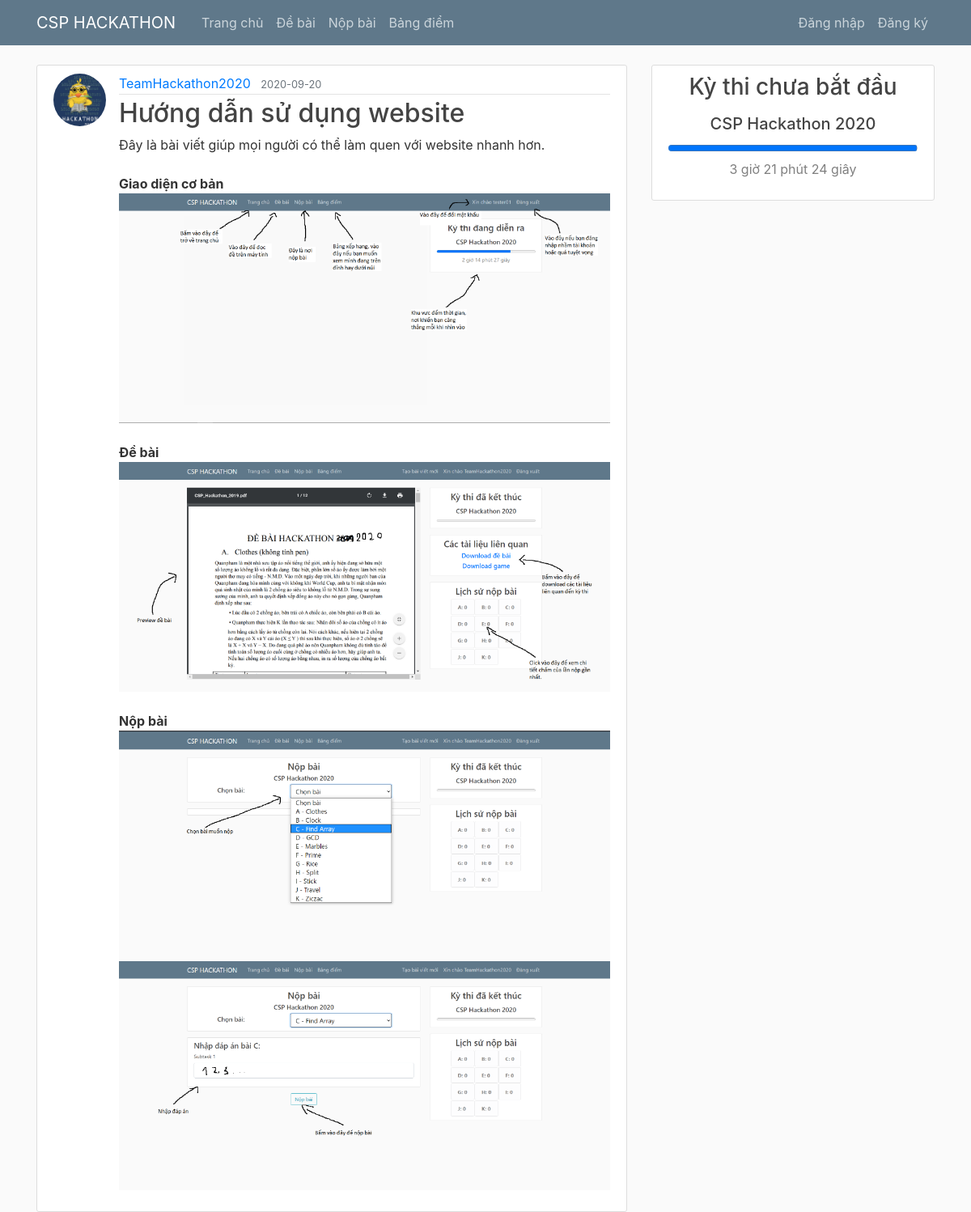
The page /post/2 on the database as committed earlier.
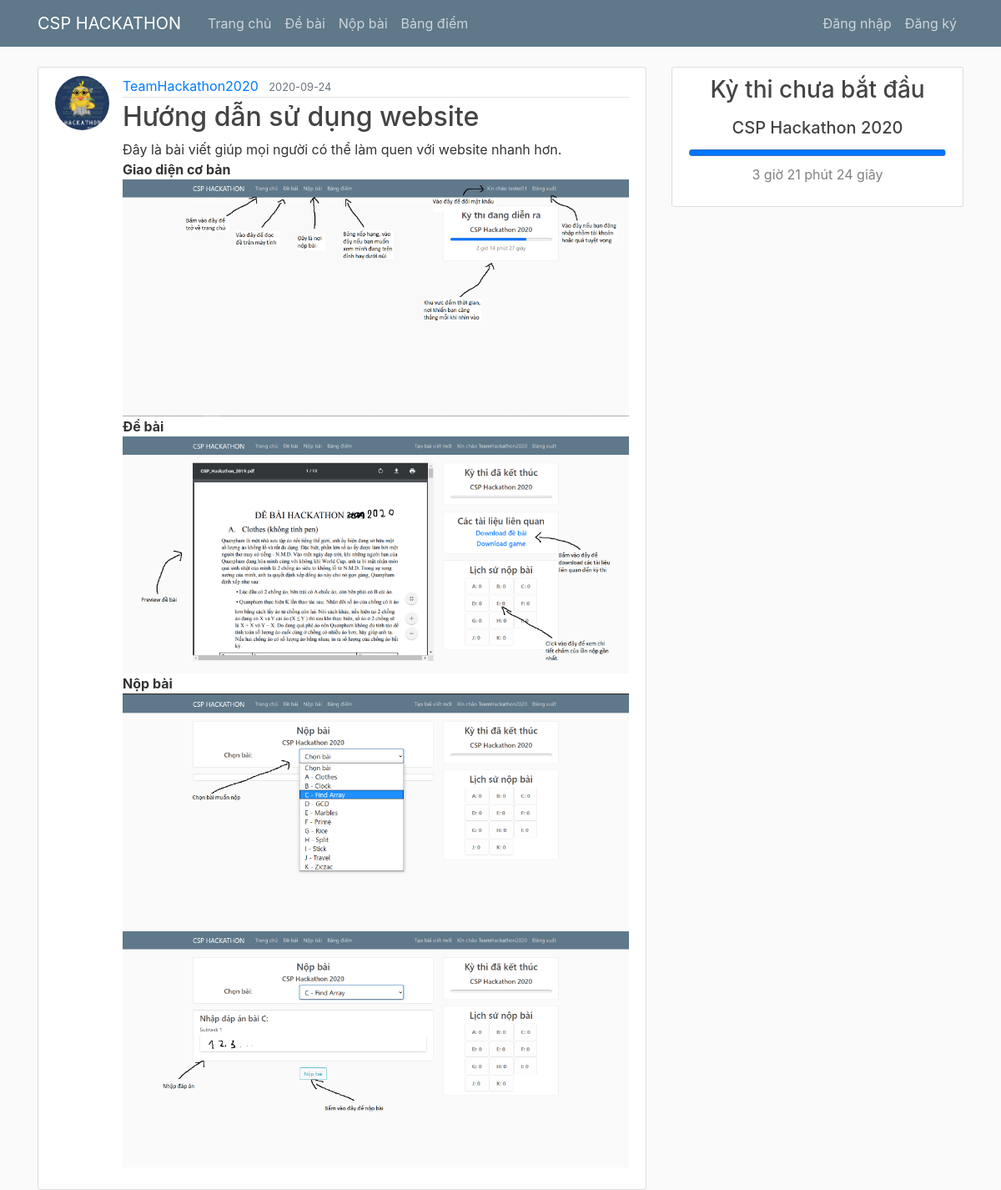
The same page on the database as committed later.
### Hackathon/models.py (models this page shows, shortened)
class User(db.Model, UserMixin):
    id = db.Column(db.Integer, primary_key=True)
    username = db.Column(db.String(20), unique=True, nullable=False)
    image_file = db.Column(db.String(20), nullable=False, default='default.jpg')
    password = db.Column(db.String(60), nullable=False)
    repass = db.Column(db.Boolean, nullable=False, default=False)
    posts = db.relationship('Post', backref='author', lazy=True)
    submissions = db.relationship('Submission', backref='author', lazy=True)
    frozen_submissions = db.relationship('SubmissionFrozen', backref='author', lazy=True)

class Post(db.Model):
    id = db.Column(db.Integer, primary_key=True)
    title = db.Column(db.String(100), nullable=False)
    date_posted = db.Column(db.DateTime, nullable=False, default=datetime.utcnow)
    content = db.Column(db.Text, nullable=False)
    user_id = db.Column(db.Integer, db.ForeignKey('user.id'), nullable=False)

### Hackathon/routes.py (the view)
@app.route("/post/<int:post_id>")
def post(post_id):
    post = Post.query.get_or_404(post_id)
    return render_template('post.html', title=post.title, post=post)

### Hackathon/routes.py (called while the page is built)
def contestData_timestart():
    token = list(map(int, contestData['timestart'].split('_')))
    dt = datetime(token[0], token[1], token[2], token[3], token[4], token[5])
    return int(mktime(dt.timetuple()))

@app.context_processor
def inject_contest_data():
    time_left = max(0, contestData_timestart() + contestData['duration'] * 60 - int(time()))
    unix_time = time_left
    if time_left > duration:
        time_left -= duration
        hour = time_left // 3600
        time_left %= 3600
        minute = time_left // 60
        time_left %= 60
        second = time_left
    else:
        hour = time_left // 3600
        time_left %= 3600
        minute = time_left // 60
        time_left %= 60
        second = time_left
    return dict(time_left=unix_time, hour=hour, minute=minute, second=second, nProblems=nProblems, duration=duration)

### Hackathon/templates/post.html (shortened to what this page needs)
{% extends "layout.html" %}
{% block content %}
  <article class="media content-section">
    <img class="rounded-circle article-img" src="{{ url_for('static', filename='profile_images/' + post.author.image_file) }}">
    <div class="media-body">
      <div class="article-metadata">
        <a class="mr-2" href="#">{{ post.author.username }}</a>
        <small class="text-muted">{{ post.date_posted.strftime('%Y-%m-%d') }}</small>
      </div>
      <h2 class="article-title">{{ post.title }}</h2>
      <p class="article-content">{{ post.content | safe }}</p>
    </div>
  </article>
{% endblock content %}

### Hackathon/templates/layout.html (shortened to what this page needs)
<!DOCTYPE html>
<html>
<head>
    <link rel="stylesheet" href="{{ url_for('static', filename='bootstrap/css/bootstrap.min.css') }}">
    <link rel="stylesheet" type="text/css" href="{{ url_for('static', filename='main.css') }}">
</head>
<body>
    <header class="site-header">
      <nav class="navbar navbar-expand-md navbar-dark bg-steel fixed-top">
        <div class="container">
          <a class="navbar-brand mr-4" href="/">CSP HACKATHON</a>
          <div class="collapse navbar-collapse" id="navbarToggle">
            <div class="navbar-nav mr-auto">
              <a class="nav-item nav-link" href="/">Trang chủ</a>
              <a class="nav-item nav-link" href="/statement">Đề bài</a>
              <a class="nav-item nav-link" href="/submit">Nộp bài</a>
              <a class="nav-item nav-link" href="/standings">Bảng điểm</a>
            </div>
            <div class="navbar-nav">
              {% if current_user.is_authenticated %}
                {% if current_user.username == "TeamHackathon2020" or current_user.username == "kurone02" %}
                  <a class="nav-item nav-link" href="{{ url_for('new_post') }}">Tạo bài viết mới</a>
                {% endif %}
                <a class="nav-item nav-link" href="{{url_for('profile')}}">Xin chào {{current_user.username}}</a>
                <a class="nav-item nav-link" href="{{url_for('logout')}}">Đăng xuất</a>
              {% else %}
                <a class="nav-item nav-link" href="{{url_for('login')}}">Đăng nhập</a>
                <a class="nav-item nav-link" href="{{url_for('register')}}">Đăng ký</a>
              {% endif %}
            </div>
          </div>
        </div>
      </nav>
    </header>
    <main role="main" class="container">
      <div class="row">
        <div class="col-md-8">
          {% block content %}{% endblock %}
        </div>
        <div class="col-md-4">
          <div class="content-section">
            {% if time_left > duration %}
              <center><h3>Kỳ thi chưa bắt đầu</h3></center>
              <center><p class='text-muted'><h5>CSP Hackathon 2020</h5></center>
              <progress style="width: 100%" id="temp" max="{{time_left - duration}}" value="{{time_left - duration}}"></progress>
              <center><p style='color: gray' id='timer'>{{hour}} giờ {{minute}} phút {{second}} giây</p></center>
            {% elif time_left == 0 %}
              <center><h3>Kỳ thi đã kết thúc</h3></center>
              <center><p class='text-muted'><h5>CSP Hackathon 2020</h5></center>
              <progress style="width: 100%" id="temp" max="{{duration}}" value="{{time_left}}"></progress>
            {% endif %}
          </div>
        </div>
      </div>
    </main>
</body>
</html>

### Hackathon/static/main.css (style rules this page uses)
body { background: #fafafa; color: #333333; margin-top: 5rem; }
h1, h2, h3, h4, h5, h6 { color: #444444; }
.bg-steel { background-color: #5f788a; }
.site-header .navbar-nav .nav-link { color: #cbd5db; }
.content-section { background: #ffffff; padding: 10px 20px; border: 1px solid #dddddd; border-radius: 3px; margin-bottom: 20px; }
.article-title { color: #444444; }
.article-content { white-space: pre-line; }
.article-img { height: 65px; width: 65px; margin-right: 16px; }
.article-metadata { padding-bottom: 1px; margin-bottom: 4px; border-bottom: 1px solid #e3e3e3 }

Rows that differ between the two databases and show on the page:
changed Post "Hướng dẫn sử dụng website": date_posted "2020-09-20" → "2020-09-24"
